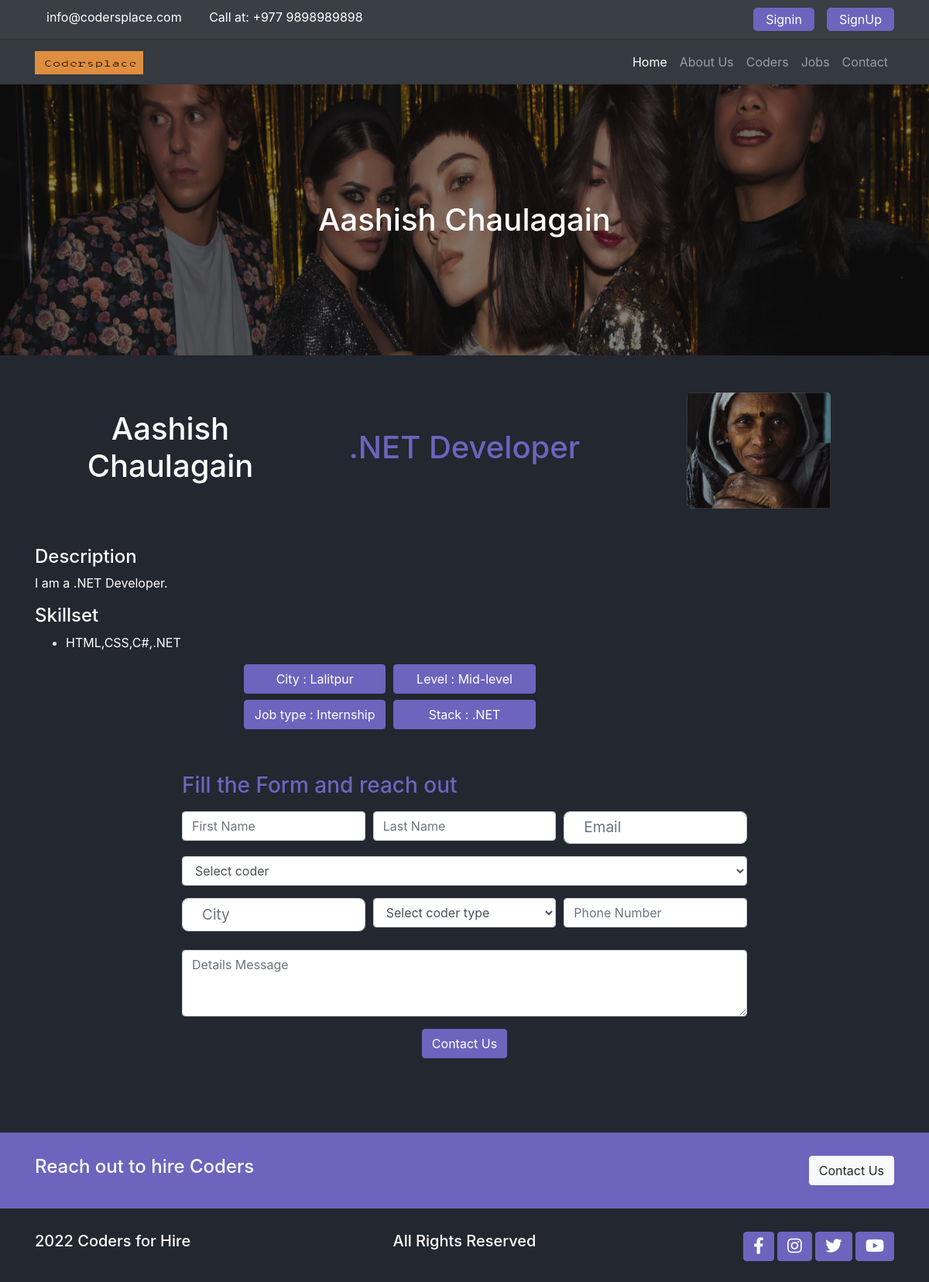
Page /coders/9/ on the committed database.
### coders/models.py (models this page shows, shortened)
class Coder(models.Model):
    level_choices = (
        ('Fresher', 'Fresher'),
        ('Junior', 'Junior'),
        ('Mid-level', 'Mid-level'),
        ('Senior', 'Senior'),
    )
    job_choices = (
        ('Part-time', 'Part-time'),
        ('Full-time', 'Full-time'),
        ('Remote-work', 'Remote-work'),
        ('Internship', 'Internship'),
    )
    developer_choices = (
        ('.NET', '.NET'),
        ('React', 'React'),
        ('Nodejs', 'Nodejs'),
        ('PHP', 'PHP'),
        ('Laravel', 'Laravel'),
        ('Angular', 'Angular'),
        ('Django', 'Django'),
    )
    user = models.OneToOneField(User, on_delete=models.CASCADE, null=True)
    name = models.CharField(max_length=255)
    email = models.EmailField(null=True)
    photo = models.ImageField(upload_to='media/coders/')
    description = RichTextField()
    city = models.CharField(max_length=255)
    level_type = models.CharField(max_length=255, choices=level_choices)
    job_type = models.CharField(max_length=255, choices=job_choices)
    developer_type = models.CharField(
        max_length=255, choices=developer_choices)
    is_featured = models.BooleanField(default=False)
    created_date = models.DateTimeField(default=datetime.now, blank=True)
    skills = models.CharField(max_length=255, blank=True, null=True)

### coders/views.py (the view)
# urls.py: path('<int:id>/', views.coders_detail, name="coders_detail"),
def coders_detail(request, id):
    coder = get_object_or_404(Coder, pk=id)
    data = {
        'coder': coder,
    }
    return render(request, 'coders/coder_detail.html', data)

### templates/coders/coder_detail.html (shortened to what this page needs)
{% extends 'base.html' %} {% load static %} {% block content %}
<main class="single-page-coders">
	<div class="banner">
		<img
			src="{% static './assets/images/bg-banner.png' %}"
			alt=""
			class="img-fluid w-100"
		/>
		<h1 class="text-center">{{coder.name}}</h1>
	</div>
	<section class="head container mt-5 mb-5">
		<div class="row">
			<div class="col-md-4 d-flex justify-content-center align-items-center">
				<h1 class="text-center">{{coder.name}}</h1>
			</div>
			<div class="col-md-4 d-flex justify-content-center align-items-center">
				<h1 class="text-accent text-center">
					{{coder.developer_type}} Developer
				</h1>
			</div>
			<div class="col-md-4 d-flex justify-content-center align-items-center">
				<img src="{{coder.photo.url}}" class="img-fluid" alt="team-member" />
			</div>
		</div>
	</section>
	<section class="descritpion container">
		<h4>Description</h4>
		<p class="mt-2 mb-2">{{coder.description | safe }}</p>
	</section>
	<section class="descritpion container">
		<h4>Skillset</h4>
		<ul>
			<li>{{coder.skills}}</li>
		</ul>
	</section>
	<section class="container w-50">
		<div class="person-description mt-2">
			<button class="btn btn-accent">City : {{coder.city}}</button>
			<button class="btn btn-accent">Level : {{coder.level_type}}</button>
		</div>
		<div class="person-description mt-2">
			<button class="btn btn-accent">Job type : {{coder.job_type}}</button>
			<button class="btn btn-accent">Stack : {{coder.developer_type}}</button>
		</div>
	</section>
	<section class="coder-form container mt-5 mb-5">
		<div class="row">
			<form
				method="POST"
				action="{% url 'hirecoder' %}"
				class="col-md-8 offset-md-2"
			>
				<h3 class="pt-2 pb-2">Fill the Form and reach out</h3>
				<div class="form-row">
					<div class="form-group col-md-4">
						<input
							name="first_name"
							class="form-control"
							placeholder="First Name"
						/>
					</div>
					<div class="form-group col-md-4">
						<input
							name="last_name"
							class="form-control"
							placeholder="Last Name"
						/>
					</div>
					<div class="form-group col-md-4">
						{% if user.is_authenticated %}
						<input
							name="email"
							type="email"
							value="{{user.email}}"
							class="form-control"
							placeholder="Email"
						/>
						{% else %}
						<input
							name="email"
							type="email"
							class="form-control"
							placeholder="Email"
						/>
						{% endif %}
					</div>
				</div>
				<div class="form-group">
					<select name="coder_name" class="form-control">
						<option selected disabled hidden>Select coder</option>
					</select>
				</div>
				<div class="form-row">
					<div class="form-group col-md-4">
						<input
							name="city"
							type="text"
							class="form-control"
							placeholder="City"
						/>
					</div>
					<div class="form-group col-md-4">
						<select name="coder_developer_type" class="form-control">
							<option selected disabled hidden>Select coder type</option>
						</select>
					</div>
					<div class="form-group col-md-4">
						<input
							name="phone"
							type="number"
							class="form-control"
							placeholder="Phone Number"
						/>
					</div>
				</div>
				<div class="form-group pt-2">
					<textarea
						name="message"
						class="form-control"
						rows="3"
						placeholder="Details Message"
					></textarea>
				</div>
				<div class="text-center">
					<button type="submit" class="btn btn-accent">Contact Us</button>
				</div>
			</form>
		</div>
	</section>
</main>
{% endblock %}

### codersplace/static/css/base.css (style rules this page uses)
:root { --primary: #232730; --secondary: #3a3e45; --white: #888787; --accent: #6d64be; }
body { background-color: var(--primary); color: #fff; }
h2, h3 { color: var(--accent); }
.btn-accent { background-color: var(--accent); color: #fff; border-color: var(--accent); outline: none; }
.form-control[type='text'], [type='textarea'], [type='email'], [type='password'] { padding: 20px 25px; font-size: 19px; border-radius: 8px; }
textarea { padding: 20px 25px; font-size: 19px; border-radius: 8px; }
main { overflow: hidden; }

### codersplace/static/css/utils.css (style rules this page uses)
.text-accent { color: var(--accent); }
.banner { position: relative; }
.banner img { height: 350px; width: 100%; }
.banner h1 { position: absolute; top: 50%; left: 50%; transform: translate(-50%, -50%); }
.person-description { display: grid; grid-template-columns: 1fr 1fr 1fr; column-gap: 10px; }

### codersplace/static/css/style.css (style rules this page uses)
.single-page-coders .head img { height: 150px; border-radius: 5px; }

### rows in the picture
Coder: name "Aashish Chaulagain", developer_type ".NET", photo (picture), description "I am a .NET Developer.", skills "HTML,CSS,C#,.NET", city "Lalitpur", level_type "Mid-level", job_type "Internship"
